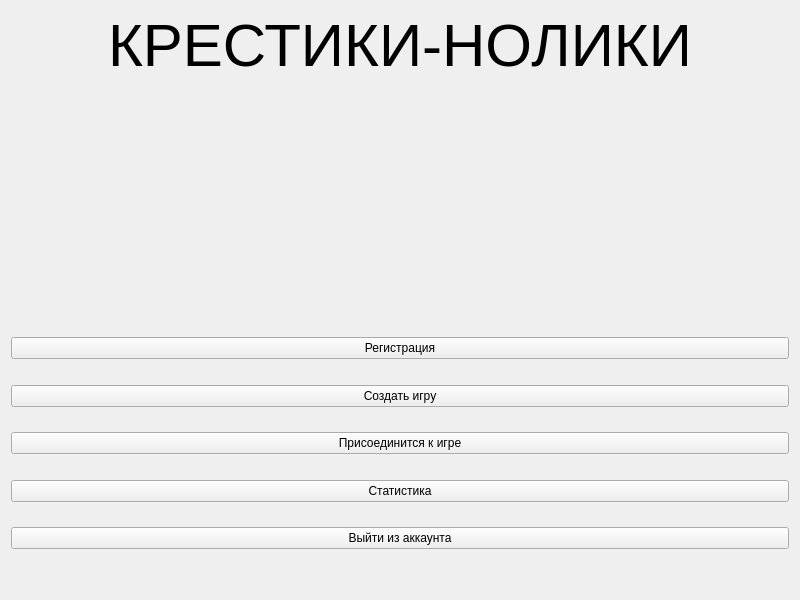
<?xml version="1.0" encoding="UTF-8"?>
<ui version="4.0">
 <class>MainMenu</class>
 <widget class="QWidget" name="MainMenu">
  <property name="geometry">
   <rect>
    <x>0</x>
    <y>0</y>
    <width>800</width>
    <height>600</height>
   </rect>
  </property>
  <property name="windowTitle">
   <string>Form</string>
  </property>
  <layout class="QVBoxLayout" name="verticalLayout">
   <item>
    <layout class="QVBoxLayout" name="verticalLayout_2">
     <item>
      <widget class="QLabel" name="label">
       <property name="font">
        <font>
         <family>Segoe UI</family>
         <pointsize>45</pointsize>
         <stylestrategy>PreferDefault</stylestrategy>
        </font>
       </property>
       <property name="text">
        <string>КРЕСТИКИ-НОЛИКИ</string>
       </property>
       <property name="pixmap">
        <pixmap>cross2.png</pixmap>
       </property>
       <property name="alignment">
        <set>Qt::AlignCenter</set>
       </property>
      </widget>
     </item>
    </layout>
   </item>
   <item>
    <spacer name="verticalSpacer_6">
     <property name="orientation">
      <enum>Qt::Vertical</enum>
     </property>
     <property name="sizeHint" stdset="0">
      <size>
       <width>40</width>
       <height>80</height>
      </size>
     </property>
    </spacer>
   </item>
   <item>
    <layout class="QGridLayout" name="gridLayout">
     <item row="8" column="1">
      <widget class="QPushButton" name="pushButton_3">
       <property name="text">
        <string>Статистика</string>
       </property>
      </widget>
     </item>
     <item row="4" column="1">
      <widget class="QPushButton" name="pushButton">
       <property name="text">
        <string>Создать игру</string>
       </property>
      </widget>
     </item>
     <item row="9" column="1">
      <spacer name="verticalSpacer_2">
       <property name="orientation">
        <enum>Qt::Vertical</enum>
       </property>
       <property name="sizeHint" stdset="0">
        <size>
         <width>2</width>
         <height>2</height>
        </size>
       </property>
      </spacer>
     </item>
     <item row="7" column="1">
      <spacer name="verticalSpacer_3">
       <property name="orientation">
        <enum>Qt::Vertical</enum>
       </property>
       <property name="sizeHint" stdset="0">
        <size>
         <width>2</width>
         <height>2</height>
        </size>
       </property>
      </spacer>
     </item>
     <item row="12" column="1">
      <widget class="QLabel" name="label_2">
       <property name="text">
        <string/>
       </property>
       <property name="alignment">
        <set>Qt::AlignRight|Qt::AlignTrailing|Qt::AlignVCenter</set>
       </property>
      </widget>
     </item>
     <item row="10" column="1">
      <widget class="QPushButton" name="pushButton_4">
       <property name="text">
        <string>Выйти из аккаунта</string>
       </property>
      </widget>
     </item>
     <item row="11" column="1">
      <spacer name="verticalSpacer">
       <property name="orientation">
        <enum>Qt::Vertical</enum>
       </property>
       <property name="sizeHint" stdset="0">
        <size>
         <width>20</width>
         <height>10</height>
        </size>
       </property>
      </spacer>
     </item>
     <item row="1" column="1">
      <spacer name="verticalSpacer_5">
       <property name="orientation">
        <enum>Qt::Vertical</enum>
       </property>
       <property name="sizeHint" stdset="0">
        <size>
         <width>2</width>
         <height>2</height>
        </size>
       </property>
      </spacer>
     </item>
     <item row="0" column="1">
      <widget class="QPushButton" name="pushButton_5">
       <property name="text">
        <string>Регистрация</string>
       </property>
      </widget>
     </item>
     <item row="5" column="1">
      <spacer name="verticalSpacer_4">
       <property name="orientation">
        <enum>Qt::Vertical</enum>
       </property>
       <property name="sizeHint" stdset="0">
        <size>
         <width>2</width>
         <height>2</height>
        </size>
       </property>
      </spacer>
     </item>
     <item row="6" column="1">
      <widget class="QPushButton" name="pushButton_2">
       <property name="text">
        <string>Присоединится к игре</string>
       </property>
      </widget>
     </item>
    </layout>
   </item>
  </layout>
 </widget>
 <resources/>
 <connections/>
</ui>
